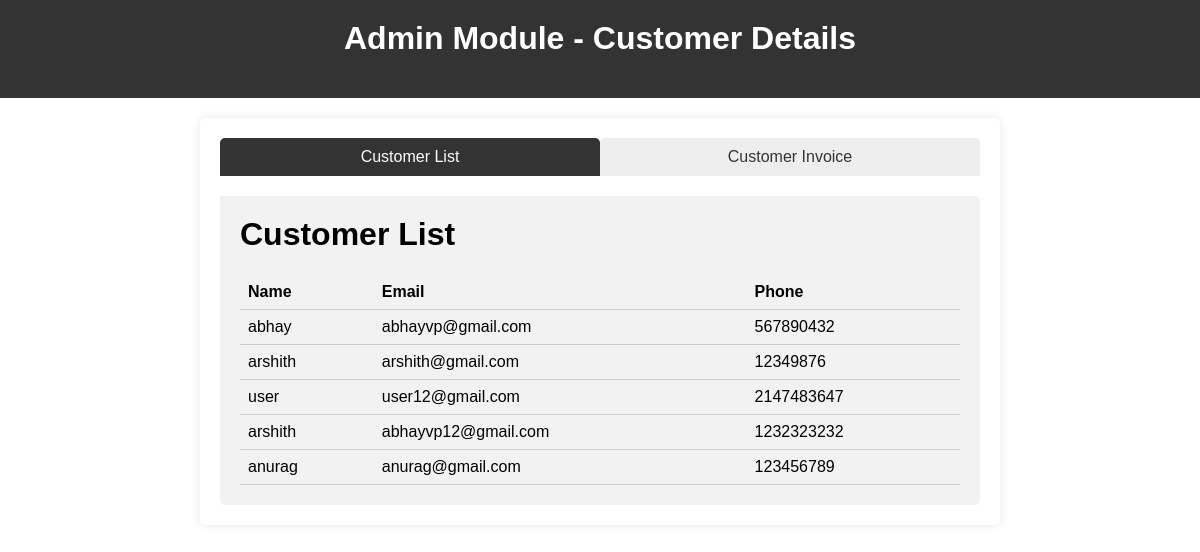
Screenshot of /mechanic_customer_history.php with the database file from the repository.
### tables this page shows
CREATE TABLE `user_login` (
  `Name` varchar(30) NOT NULL,
  `email` varchar(30) NOT NULL,
  `phone` int(11) NOT NULL,
  `password` varchar(30) NOT NULL
);

### mechanic_customer_history.php (the view, shortened to what this page needs)
<?php
require_once("config.php");
$query = "select * from user_login";
$result = mysqli_query($con,$query);
?>
<!DOCTYPE html>
<html>
<head>
</head>
<body>
  <header>
    <h1>Admin Module - Customer Details</h1>
  </header>
  <main>
    <div class="tabs">
      <ul>
        <li><a href="#" class="tab-link active" onclick="switchTab(event, 'customerList')">Customer List</a></li>
        <li><a href="#" class="tab-link" onclick="switchTab(event, 'customerInvoice')">Customer Invoice</a></li>
      </ul>
    </div>
    <div id="customerList" class="tabs-content active">
      <h1>Customer List</h1>
      <table>
        <thead>
          <tr>
            <th>Name</th>
            <th>Email</th>
            <th>Phone</th>
            <tr>
            <?php
            while($row = mysqli_fetch_assoc($result))
            {
              ?>
              <td><?php echo $row['Name'];?></td>
              <td><?php echo $row['email'];?></td>
              <td><?php echo $row['phone'];?></td>
            </tr>
            <?php
            }
            ?>
        </thead>
      </table>
    </div>
</main>
</body>
</html>

### mechanic_customer_history.php (style rules this page uses)
* { box-sizing: border-box; }
body { font-family: Arial, sans-serif; margin: 0; padding: 0; background-image: url(admin_home.jpg); background-repeat: no-repeat; background-size: cover; }
header { background-color: #333; padding: 20px; color: #fff; text-align: center; }
main { max-width: 800px; margin: 20px auto; padding: 20px; background-color: #fff; border-radius: 5px; box-shadow: 0 0 10px rgba(0, 0, 0, 0.1); }
h1 { margin-top: 0; }
.tabs { margin-bottom: 20px; }
.tabs ul { list-style-type: none; padding: 0; margin: 0; display: flex; }
.tabs ul li { flex: 1; text-align: center; }
.tabs ul li a { display: block; padding: 10px 20px; text-decoration: none; background-color: #eee; color: #333; border-radius: 5px 5px 0 0; }
.tabs ul li a.active { background-color: #333; color: #fff; }
.tabs-content { display: none; padding: 20px; background-color: #f2f2f2; border-radius: 0 5px 5px 5px; }
.tabs-content.active { display: block; }
table { width: 100%; border-collapse: collapse; }
table th, table td { padding: 8px; text-align: left; border-bottom: 1px solid #ccc; }
table th { background-color: #f2f2f2; }

### rows the page displays
user_login: Name "abhay", email "abhayvp@gmail.com", phone "567890432"
user_login: Name "arshith", email "arshith@gmail.com", phone "12349876"
user_login: Name "user", email "user12@gmail.com", phone "2147483647"
user_login: Name "arshith", email "abhayvp12@gmail.com", phone "1232323232"
user_login: Name "anurag", email "anurag@gmail.com", phone "123456789"
